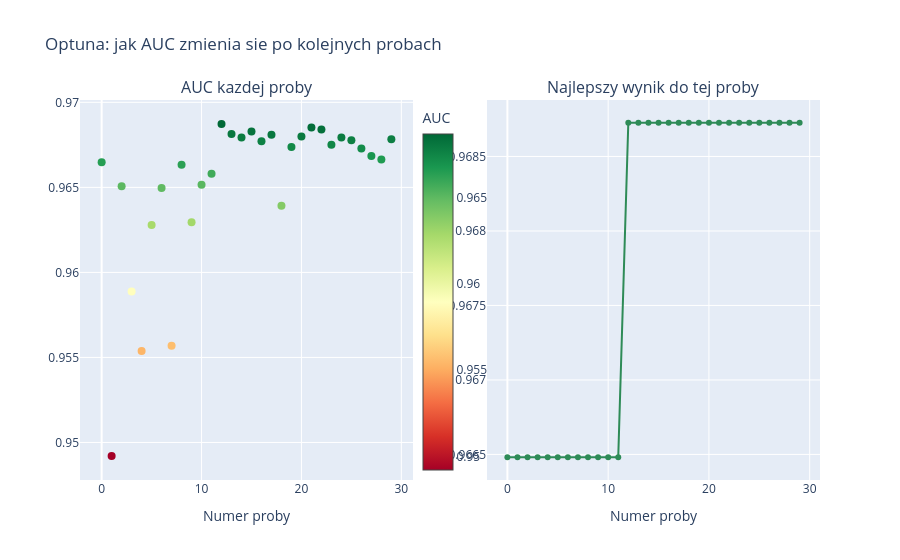

Notebook cell for this chart:
### Markdown cell above
### Jak TPE sie uczy: historia prob

Na wykresie widac klucowa roznice miedzy Random Search a Optuna.
W Random Search wyniki rozkladaja sie losowo przez caly czas.
W Optunie po kilku poczatkowych losowych probach wyniki zaczynaja rosnac - TPE
skupia sie coraz bardziej na obiecujacych obszarach.

### Code cell
trial_values  = [t.value for t in study.trials]
best_so_far   = [max(trial_values[:i+1]) for i in range(len(trial_values))]

fig = make_subplots(rows=1, cols=2,
                    subplot_titles=["AUC kazdej proby", "Najlepszy wynik do tej proby"])

fig.add_trace(go.Scatter(
    x=list(range(len(trial_values))), y=trial_values,
    mode="markers", marker=dict(
        color=trial_values, colorscale="RdYlGn", size=8, showscale=True,
        colorbar=dict(title="AUC", x=0.45)
    ), name="proba",
), row=1, col=1)

fig.add_trace(go.Scatter(
    x=list(range(len(best_so_far))), y=best_so_far,
    mode="lines+markers", line=dict(color="seagreen", width=2),
    name="najlepszy dotad",
), row=1, col=2)

fig.update_xaxes(title_text="Numer proby")
fig.update_layout(height=380, showlegend=False,
                  title="Optuna: jak AUC zmienia sie po kolejnych probach")
fig.show()

print("Zielone punkty to dobre proby. TPE z czasem generuje ich coraz wiecej.")

### Figure 1 — Plotly figure (JSON) as saved in the notebook; plotly's stock layout.template omitted (floating-point values rounded to 4 significant figures)
{"data": [{"marker": {"color": [0.9665, 0.9492, 0.9651, 0.9589, 0.9554, 0.9628, 0.965, 0.9557, 0.9663, 0.9629, 0.9652, 0.9658, 0.9687, 0.9681, 0.9679, 0.9683, 0.9677, 0.9681, 0.9639, 0.9674, 0.968, 0.9685, 0.9684, 0.9675, 0.9679, 0.9678, 0.9673, 0.9668, 0.9666, 0.9678], "colorbar": {"title": {"text": "AUC"}, "x": 0.45, "y": 0.5}, "colorscale": [[0, "rgb(165,0,38)"], [0.1, "rgb(215,48,39)"], [0.2, "rgb(244,109,67)"], [0.3, "rgb(253,174,97)"], [0.4, "rgb(254,224,139)"], [0.5, "rgb(255,255,191)"], [0.6, "rgb(217,239,139)"], [0.7, "rgb(166,217,106)"], [0.8, "rgb(102,189,99)"], [0.9, "rgb(26,152,80)"], [1, "rgb(0,104,55)"]], "showscale": true, "size": 8}, "mode": "markers", "name": "proba", "type": "scatter", "x": [0, 1, 2, 3, 4, 5, 6, 7, 8, 9, 10, 11, 12, 13, 14, 15, 16, 17, 18, 19, 20, 21, 22, 23, 24, 25, 26, 27, 28, 29], "xaxis": "x", "y": [0.9665, 0.9492, 0.9651, 0.9589, 0.9554, 0.9628, 0.965, 0.9557, 0.9663, 0.9629, 0.9652, 0.9658, 0.9687, 0.9681, 0.9679, 0.9683, 0.9677, 0.9681, 0.9639, 0.9674, 0.968, 0.9685, 0.9684, 0.9675, 0.9679, 0.9678, 0.9673, 0.9668, 0.9666, 0.9678], "yaxis": "y"}, {"line": {"color": "seagreen", "width": 2}, "mode": "lines+markers", "name": "najlepszy dotad", "type": "scatter", "x": [0, 1, 2, 3, 4, 5, 6, 7, 8, 9, 10, 11, 12, 13, 14, 15, 16, 17, 18, 19, 20, 21, 22, 23, 24, 25, 26, 27, 28, 29], "xaxis": "x2", "y": [0.9665, 0.9665, 0.9665, 0.9665, 0.9665, 0.9665, 0.9665, 0.9665, 0.9665, 0.9665, 0.9665, 0.9665, 0.9687, 0.9687, 0.9687, 0.9687, 0.9687, 0.9687, 0.9687, 0.9687, 0.9687, 0.9687, 0.9687, 0.9687, 0.9687, 0.9687, 0.9687, 0.9687, 0.9687, 0.9687], "yaxis": "y2"}], "layout": {"annotations": [{"font": {"size": 16}, "showarrow": false, "text": "AUC kazdej proby", "x": 0.225, "xanchor": "center", "xref": "paper", "y": 1, "yanchor": "bottom", "yref": "paper"}, {"font": {"size": 16}, "showarrow": false, "text": "Najlepszy wynik do tej proby", "x": 0.775, "xanchor": "center", "xref": "paper", "y": 1, "yanchor": "bottom", "yref": "paper"}], "autosize": true, "showlegend": false, "title": {"text": "Optuna: jak AUC zmienia sie po kolejnych probach"}, "xaxis": {"anchor": "y", "autorange": true, "domain": [0, 0.45], "range": [-1.881, 30.88], "title": {"text": "Numer proby"}, "type": "linear"}, "xaxis2": {"anchor": "y2", "autorange": true, "domain": [0.55, 1], "range": [-1.813, 30.81], "title": {"text": "Numer proby"}, "type": "linear"}, "yaxis": {"anchor": "x", "autorange": true, "domain": [0, 1], "range": [0.9475, 0.9704], "type": "linear"}, "yaxis2": {"anchor": "x2", "autorange": true, "domain": [0, 1], "range": [0.9663, 0.9689], "type": "linear"}}}
